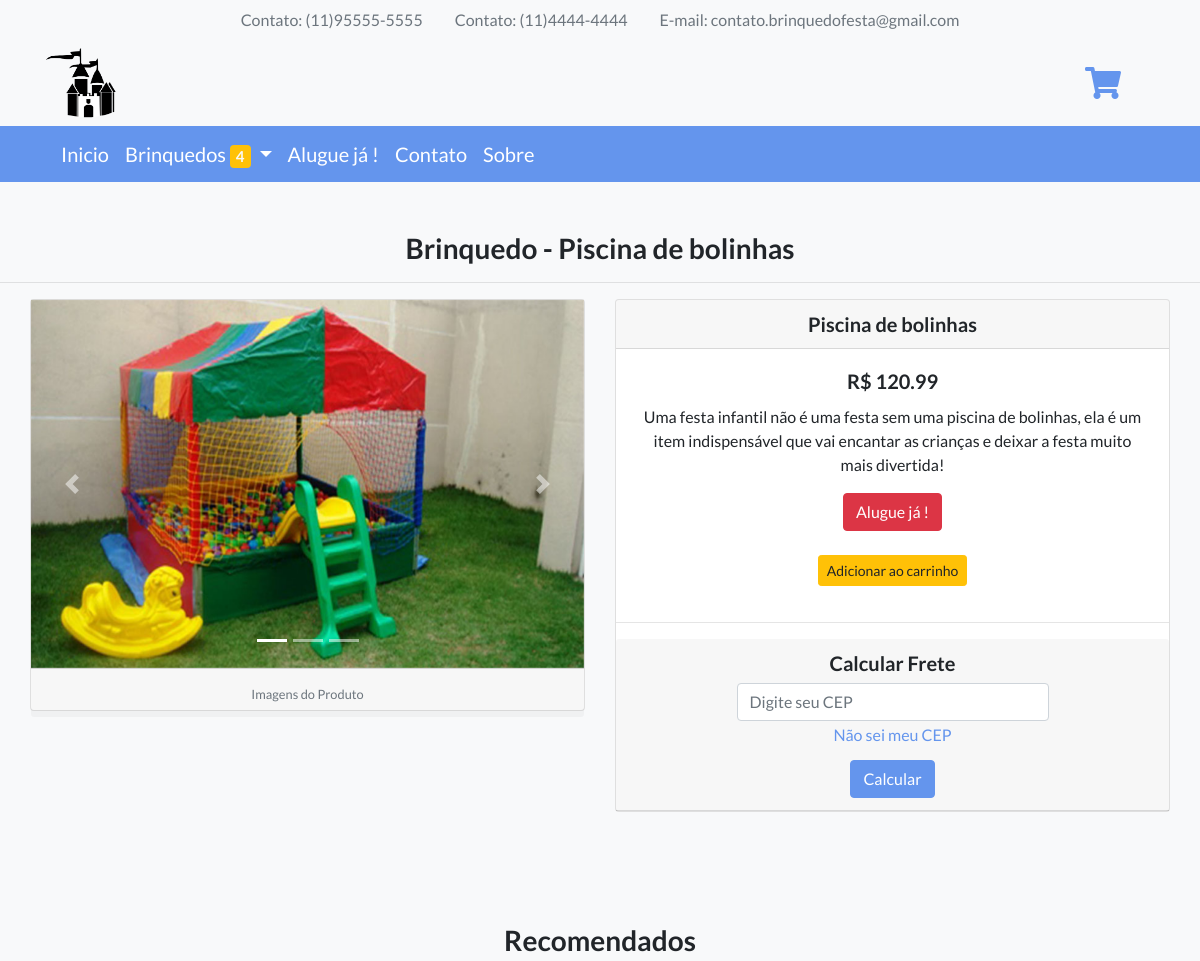
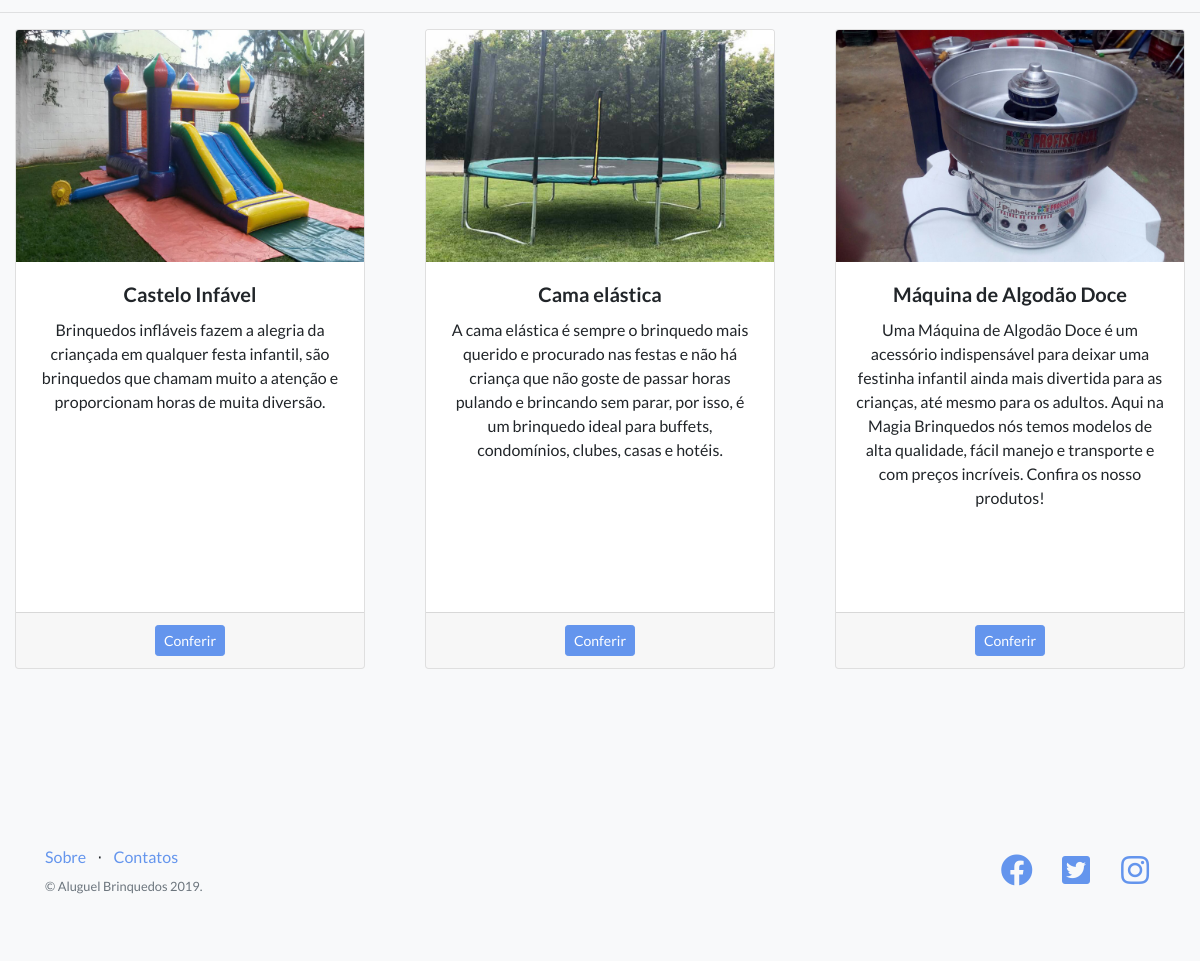
Page /view/Pag_Equipamento.php?CodEquipamento=3 on the committed database (2 pictures, top to bottom).
### tables this page shows
CREATE TABLE Equipamento(
	CodEquipamento SMALLINT NOT NULL AUTO_INCREMENT PRIMARY KEY,
    Nome VARCHAR(100),
    Descricao VARCHAR(1000),
    Peso DECIMAL(7,2), 
    Altura DECIMAL(7,2), 
    Comprimento DECIMAL(7,2), 
    Largura DECIMAL(7,2), 
    Preco DECIMAL(8,2),
    Status ENUM('Alugado','Disponivel'),
    Imagem VARCHAR(100)
);

### model/conexao.php (called while the page is built)
<?php
class Conexao{
     private $host = 'localhost';
     private $usuario = 'root';
     private $senha = '';
     private $bd = 'BrinquedosFesta';
    function Conectar(){
        try {
        $con = new PDO (
            "mysql:host=$this->host;dbname=$this->bd;charset=utf8",
            "$this->usuario",
            "$this->senha");
            $con->setAttribute(PDO::ATTR_ERRMODE,PDO::ERRMODE_EXCEPTION);
            return $con;
        }catch(PDOException $e){
            echo $e->getMessage();
        }
    }
}
?>

### controller/equipamento.controller.php (called while the page is built, shortened)
<?php
include_once('../model/equipamento.php');
$equi = new Equipamento();
        ?>

### model/equipamento.php (called while the page is built, shortened)
<?php
class Equipamento
{
    function __get($atributo)
    {
        return $this->$atributo;
    }
    private $con;
    function __construct()
    {
        include_once("conexao.php");
        $classe_con = new Conexao();
        $this->con = $classe_con->Conectar();
    }
    function RetornarDadosObj($CodEquipamento){
        $comandoSQL = "SELECT * FROM Equipamento WHERE CodEquipamento = ?";
        $exec = $this->con->prepare($comandoSQL);
        $exec->bindValue(1,$CodEquipamento,PDO::PARAM_INT);
        $exec->execute();
        if ($exec->rowCount() > 0) {
        return $exec->fetch(PDO::FETCH_OBJ);
        }
        else{
            return false;
        }
    }
    function RetornarDados($CodEquipamento){
        $comandoSQL = "SELECT * FROM Equipamento WHERE CodEquipamento = ?";
        $exec = $this->con->prepare($comandoSQL);
        $exec->bindValue(1,$CodEquipamento,PDO::PARAM_INT);
        $exec->execute();
        $dados = array();
        if ($exec->rowCount() > 0) {
            foreach ($exec->fetchAll() as $valores) {
                $equi = new Equipamento();
                $equi->CodEquipamento = $valores['CodEquipamento'];
                $equi->Nome = $valores['Nome'];
                $equi->Descricao = $valores['Descricao'];
                $equi->Peso = $valores['Peso'];
                $equi->Altura = $valores['Altura'];
                $equi->Comprimento = $valores['Comprimento'];
                $equi->Largura = $valores['Largura'];
                $equi->Preco = $valores['Preco'];
                $equi->Status = $valores['Status'];
                $equi->Imagem = $valores['Imagem'];
                $dados[] = $equi;
            }
        }
        else{
            $dados = false;
        }
       return $dados;
    }
    function ConsultarDiferente($CodEquipamento){
        $comandoSQL = "SELECT * FROM Equipamento WHERE CodEquipamento != ?";
        $exec = $this->con->prepare($comandoSQL);
        $exec->bindValue(1,$CodEquipamento,PDO::PARAM_INT);
        $exec->execute();
        $dados = array();
        if ($exec->rowCount() > 0) {
            foreach ($exec->fetchAll() as $valores) {
                $equi = new Equipamento();
                $equi->CodEquipamento = $valores['CodEquipamento'];
                $equi->Nome = $valores['Nome'];
                $equi->Descricao = $valores['Descricao'];
                $equi->Peso = $valores['Peso'];
                $equi->Altura = $valores['Altura'];
                $equi->Comprimento = $valores['Comprimento'];
                $equi->Largura = $valores['Largura'];
                $equi->Preco = $valores['Preco'];
                $equi->Status = $valores['Status'];
                $equi->Imagem = $valores['Imagem'];
                $dados[] = $equi;
            }
        }
        else{
            $dados = false;
        }
       return $dados;
    }
}
?>

### controller/pedido.controller.php (called while the page is built, shortened)
<?php
include_once("../model/pedido.php");
$ped = new Pedido();
$consulta = $ped->con->prepare("SELECT * FROM Equipamento");
$consulta->execute();
                ?>

### model/pedido.php (called while the page is built, shortened)
<?php
class Pedido
{
    function __get($atributo)
    {
        return $this->$atributo;
    }
    function __construct()
    {
        include_once("conexao.php");
        $classe_con = new Conexao();
        $this->con = $classe_con->Conectar();
    }
}
?>

### view/Pag_Equipamento.php (the view, shortened to what this page needs)
<?php include_once("../controller/equipamento.controller.php");
include_once("../controller/pedido.controller.php");
$CodEquipamento = filter_input(INPUT_GET, 'CodEquipamento', FILTER_SANITIZE_NUMBER_INT);
if(isset($_REQUEST['CodEquipamento'])):
if (!$value = $equi->RetornarDados($CodEquipamento)):
    echo "<h1>Página não encontrada</h1>";
    include_once("erro.php");
else:
    $value = $equi->RetornarDadosObj($CodEquipamento);
?>
<!DOCTYPE html>
<html lang="en">
<head>
  <link href="vendor/bootstrap/css/bootstrap.min.css" rel="stylesheet">
  <link href="vendor/fontawesome-free/css/all.min.css" rel="stylesheet">
  <link href="vendor/simple-line-icons/css/simple-line-icons.css" rel="stylesheet" type="text/css">
  <link href="css/landing-page.min.css" rel="stylesheet">
  <link href="css/css.css" rel="stylesheet">
</head>
<body>
<?php include_once("menu/menu-superior.php");?>
<section class="features-icons bg-light text-center espaco-topo" >
    <h3>Brinquedo - <?php echo $value->Nome;?></h3>
    <hr>
  <div class="container">
    <div class="row">
        <div class="card-deck">
            <div class="card brinquedos" id="brinquedos">
              <div id="carouselExampleControls" class="carousel slide" data-ride="carousel">
                <ol class="carousel-indicators">
                  <li data-target="#carouselExampleIndicators" data-slide-to="0" class="active"></li>
                  <li data-target="#carouselExampleIndicators" data-slide-to="1"></li>
                  <li data-target="#carouselExampleIndicators" data-slide-to="2"></li>
                </ol>
                <?php
                  $CodEquipamento = $value->CodEquipamento;
                  if ($CodEquipamento == 1){
                    $img1 = "<img class='d-block w-100' src='img/Produtos/CasteloInflavel/1.jpg' alt='Primeiro Slide'>";
                    $img2 = "<img class='d-block w-100' src='img/Produtos/CasteloInflavel/2.jpg' alt='Segundo Slide'>";
                    $img3 = "<img class='d-block w-100' src='img/Produtos/CasteloInflavel/3.jpg' alt='Terceiro Slide'>";
                  }
                  else if ($CodEquipamento == 2){
                      $img1 = '<img class="d-block w-100" src="img/Produtos/CamaElastica/1.jpg" alt="Primeiro Slide">';
                      $img2 = '<img class="d-block w-100" src="img/Produtos/CamaElastica/2.jpg" alt="Segundo Slide">';
                      $img3 = '<img class="d-block w-100" src="img/Produtos/CamaElastica/3.jpg" alt="Terceiro Slide">';
                  }
                  else if ($CodEquipamento == 3){
                    $img1 = '<img class="d-block w-100" src="img/Produtos/PiscinaBolinhas/1.jpg" alt="Primeiro Slide">';
                    $img2 = '<img class="d-block w-100" src="img/Produtos/PiscinaBolinhas/2.jpg" alt="Segundo Slide">';
                    $img3 = '<img class="d-block w-100" src="img/Produtos/PiscinaBolinhas/3.jpg" alt="Terceiro Slide">';
                    }
                    if ($CodEquipamento <= 4) {
                    echo "<div class='carousel-item active'>
                            $img1
                          </div>
                          <div class='carousel-item'>
                            $img2
                          </div>
                          <div class='carousel-item'>
                            $img3
                          </div>";
                    }
                    else{
                    echo "<img class='d-block w-100' src='img/Produtos/$value->Imagem' width='555' height='400' alt='Imagem Equipamento'>";
                    }
                  ?>
                  <a class="carousel-control-prev" href="#carouselExampleControls" role="button" data-slide="prev">
                    <span class="carousel-control-prev-icon" aria-hidden="true"></span>
                  </a>
                  <a class="carousel-control-next" href="#carouselExampleControls" role="button" data-slide="next">
                    <span class="carousel-control-next-icon" aria-hidden="true"></span>
                  </a>
                </div>
              <div class="card-footer">
                  <small class="text-muted">Imagens do Produto</small>
              </div>
            </div>
            <div class="card">
              <h5 class="card-header"><?php echo $value->Nome;?></h5>
              <div class="card-body">
                <h5 class="card-title">R$ <?php echo $value->Preco;?>
                  <br>
                </h5>
                <p class="card-text">
                  <?php echo $value->Descricao;?>
                </p>
                <?php if ($value->Status != "Disponivel") {
                  echo "<a href='#' class='btn btn-danger'>Indisponivel</a>";
                }else{
                  echo "<a href='Cad_Pedido.php' class='btn btn-danger'>Alugue já !</a>";
                }?>
                <br>
                <br>
                <button type='button' carrinho='btn_add_carrinho' value='<?php echo $value->CodEquipamento;?>' class='btn btn-warning btn-sm'>
                  Adicionar ao carrinho
                </button>
              </div>
              <hr>
              <center>
              <h5 class="card-header">
                <div class="col-md-8 col-sm-8 ">
                  <div class="form-group">
                    <label for="exampleInputEmail1">Calcular Frete</label>
                    <input type="text" class="form-control" id="cep" placeholder="Digite seu CEP" maxlength="10" onkeydown="javascript: fMasc(this, mCEP)">
                    <small class="form-text text-muted">
                      <a href="http://www.consultaenderecos.com.br/busca-endereco" target="_blank">Não sei meu CEP</a>
                    </small>
                  </div>
                </div>
                <button onclick="calculo();" class="btn btn-primary">Calcular</button>
              </h5>
              </center>
            </div>
        </div>
    </div>
  </div>
</section>
<section class="features-icons bg-light text-center espaco" >
<h3>Recomendados</h3>
  <hr>
  <div class="container-fluid">
    <div class="row">
      <div class="card-deck">
        <?php foreach($equi->ConsultarDiferente($value->CodEquipamento) as $valor): ?>
          <div class="col-md-4">
            <div class="card" style="height: 40rem;">
              <img class="card-img-top" src="img/Produtos/<?php echo $valor->Imagem;?>"alt="Imagem de capa do card">
              <div class="card-body">
                <h5 class="card-title"><?php echo $valor->Nome;?></h5>
                <p class="card-text"><?php echo $valor->Descricao;?></p>
              </div>
              <div class="card-footer">
                <a href="Pag_Equipamento.php?CodEquipamento=<?php echo $valor->CodEquipamento;?>" class="btn btn-primary btn-sm" tabindex="-1" role="button">Conferir</a>
              </div>
            </div>
          </div>
        <?php endforeach; ?>
      </div>
    </div>
  </div>
</section>
  <?php include_once("menu/menu-inferior.php");?>
</body>
</html>
<?php
endif;
  else:
    echo "<h1>Página não encontrada</h1>";
    include_once("erro.php");
  endif;
?>

### view/css/css.css (style rules this page uses)
.espaco { padding-top: 0px !important; }
.espaco-topo { padding-top: 50px !important; }
.brinquedos { height: 411.992188px !important; }
#brinquedos { height: 411.992188px !important; }

### rows in the picture
equipamento: Nome "Piscina de bolinhas", Preco "120.99", Descricao "Uma festa infantil não é uma festa sem uma piscina de bolinhas, ela é um item indispensável que vai encantar as crianças e deixar a festa muito mais divertida!"
equipamento: Imagem (picture), Nome "Castelo Infável", Descricao "Brinquedos infláveis fazem a alegria da criançada em qualquer festa infantil, são brinquedos que chamam muito a atenção e proporcionam horas de muita diversão."
equipamento: Imagem (picture), Nome "Cama elástica", Descricao "A cama elástica é sempre o brinquedo mais querido e procurado nas festas e não há criança que não goste de passar horas pulando e brincando sem parar, por isso, é um brinquedo ideal para buffets, condomínios, clubes, casas e hotéis."
equipamento: Imagem (picture), Nome "Máquina de Algodão Doce", Descricao "Uma Máquina de Algodão Doce é um acessório indispensável para deixar uma festinha infantil ainda mais divertida para as crianças, até mesmo para os adultos. Aqui na Magia Brinquedos nós temos modelos de alta qualidade, fácil manejo e transporte e com preços incríveis. Confira os nosso produtos!"

### other values in the picture
count($equi->ConsultarEquipamento()) "4"
